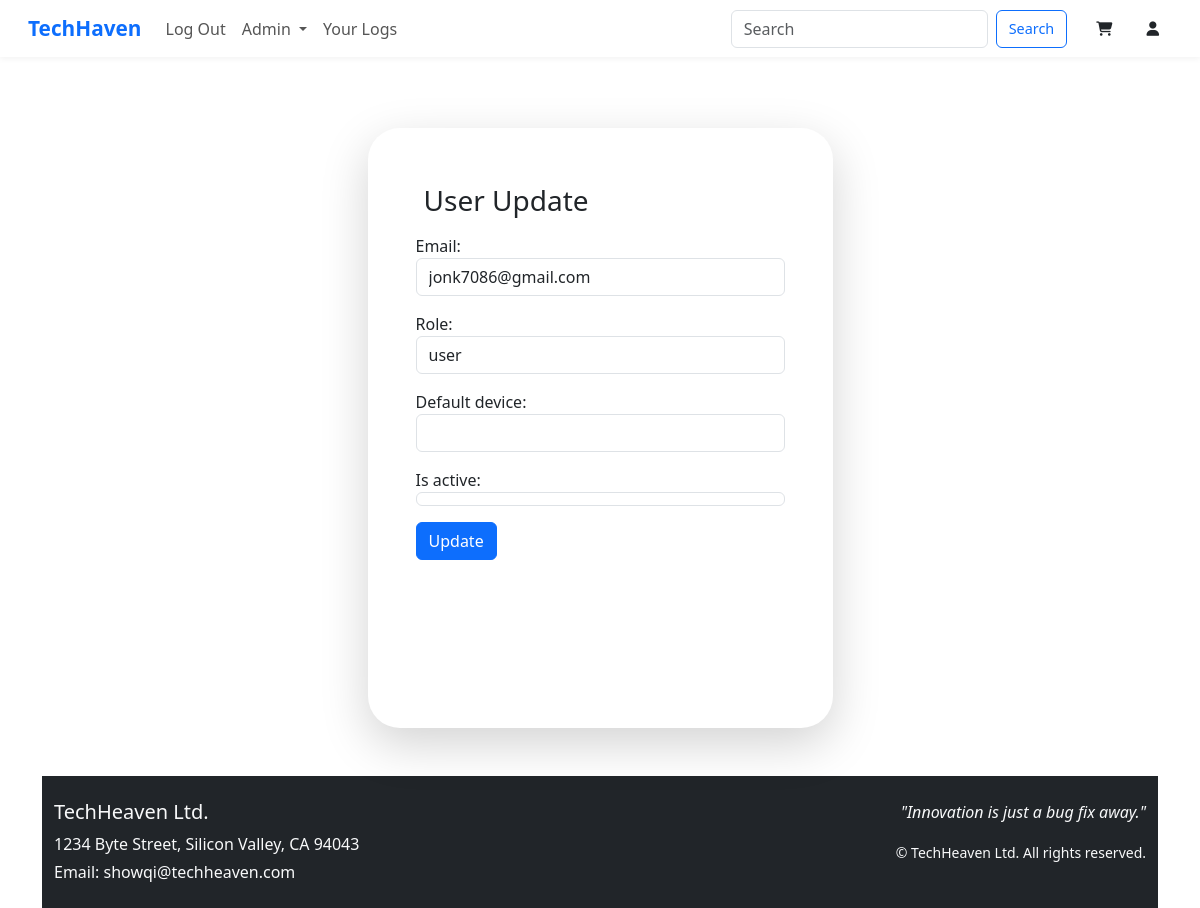
Screenshot of /user/update/12/ (signed in) with the database file from the repository.
### accounts/models.py (models this page shows)
class CustomUser(AbstractBaseUser, PermissionsMixin):
    email = models.EmailField(unique=True)
    role=models.CharField(max_length=20,choices=(('ADMIN','admin'),('USER','user')),default='USER')
    default_device = models.CharField(max_length=255, null=True, blank=True)
    is_active = models.BooleanField(default=False)
    is_staff = models.BooleanField(default=False)
    objects = UserManager()
    USERNAME_FIELD = "email"
    REQUIRED_FIELDS = []

### accounts/views.py (the view)
# urls.py: path('user/update/<int:user_id>/',views.update_user,name='update_user'),
@login_required
def update_user(request, user_id):
    if not request.user.role == "ADMIN":
        return HttpResponse("need to be an Admin. You are not allowed")
    user = get_object_or_404(CustomUser, id=user_id)
    if request.method == 'POST':
        form = CustomUserUpdateForm(request.POST, instance=user)
        if form.is_valid():
            form.save()
            return redirect('user_list')  # or any other page
    else:
        form = CustomUserUpdateForm(instance=user)
    return render(request, 'accounts/user_update.html', {'form': form})

### accounts/forms.py
class CustomUserUpdateForm(forms.ModelForm):
    class Meta:
        model = CustomUser
        fields = ['email', 'role', 'default_device', 'is_active']
    def __init__(self, *args, **kwargs):
        super().__init__(*args, **kwargs)
        for field_name, field in self.fields.items():
            field.widget.attrs.update({
                'class': 'form-control'
            })

### accounts/templates/accounts/user_update.html (shortened to what this page needs)
{% extends "layout.html" %}
{% block content %}
<div class="w-100 h-50 d-flex justify-content-center">
    <div class="w-sm-100 col-12 col-md-12 col-lg-5  rounded-5 mt-5 p-5 shadow-lg" style="height:600px;">
      <h3 class="p-2">User Update</h2>
    <form method="post">
      {{ form.as_p }}
      <button type="submit" class="btn btn-primary">Update</button>
    </form>
</div>
{% endblock content %}

### accounts/templates/layout.html (style rules this page uses)
html, body { height: 100%; margin: 0; }
body { display: flex; flex-direction: column; min-height: 100vh; }

### rows the page displays
CustomUser: email "jonk7086@gmail.com", role "user", is_active "☑"
